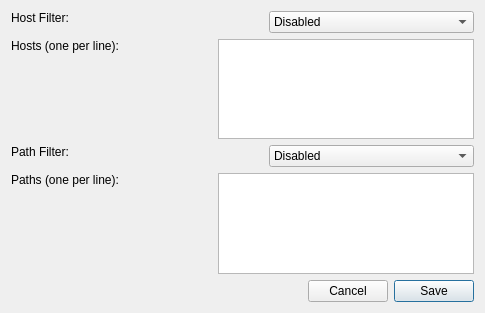
<?xml version="1.0" encoding="UTF-8"?>
<ui version="4.0">
 <class>DisplayFilters</class>
 <widget class="QDialog" name="DisplayFilters">
  <property name="geometry">
   <rect>
    <x>0</x>
    <y>0</y>
    <width>485</width>
    <height>313</height>
   </rect>
  </property>
  <property name="windowTitle">
   <string>Edit Display Filters</string>
  </property>
  <layout class="QVBoxLayout" name="verticalLayout">
   <item>
    <layout class="QHBoxLayout" name="horizontalLayout">
     <item>
      <widget class="QLabel" name="label_3">
       <property name="text">
        <string>Host Filter:</string>
       </property>
       <property name="alignment">
        <set>Qt::AlignLeading|Qt::AlignLeft|Qt::AlignTop</set>
       </property>
      </widget>
     </item>
     <item>
      <spacer name="horizontalSpacer_5">
       <property name="orientation">
        <enum>Qt::Horizontal</enum>
       </property>
       <property name="sizeType">
        <enum>QSizePolicy::MinimumExpanding</enum>
       </property>
       <property name="sizeHint" stdset="0">
        <size>
         <width>40</width>
         <height>20</height>
        </size>
       </property>
      </spacer>
     </item>
     <item>
      <widget class="QComboBox" name="hostSettingDropdown">
       <property name="sizePolicy">
        <sizepolicy hsizetype="Fixed" vsizetype="Fixed">
         <horstretch>0</horstretch>
         <verstretch>0</verstretch>
        </sizepolicy>
       </property>
       <property name="minimumSize">
        <size>
         <width>205</width>
         <height>0</height>
        </size>
       </property>
       <item>
        <property name="text">
         <string>Disabled</string>
        </property>
       </item>
       <item>
        <property name="text">
         <string>Only include hosts:</string>
        </property>
       </item>
       <item>
        <property name="text">
         <string>Exclude hosts:</string>
        </property>
       </item>
      </widget>
     </item>
    </layout>
   </item>
   <item>
    <layout class="QHBoxLayout" name="horizontalLayout_2">
     <item>
      <widget class="QLabel" name="label">
       <property name="text">
        <string>Hosts (one per line):</string>
       </property>
       <property name="alignment">
        <set>Qt::AlignLeading|Qt::AlignLeft|Qt::AlignTop</set>
       </property>
      </widget>
     </item>
     <item>
      <spacer name="horizontalSpacer_3">
       <property name="orientation">
        <enum>Qt::Horizontal</enum>
       </property>
       <property name="sizeHint" stdset="0">
        <size>
         <width>40</width>
         <height>20</height>
        </size>
       </property>
      </spacer>
     </item>
     <item>
      <widget class="QPlainTextEdit" name="hostsText"/>
     </item>
    </layout>
   </item>
   <item>
    <spacer name="verticalSpacer">
     <property name="orientation">
      <enum>Qt::Vertical</enum>
     </property>
     <property name="sizeHint" stdset="0">
      <size>
       <width>20</width>
       <height>1</height>
      </size>
     </property>
    </spacer>
   </item>
   <item>
    <layout class="QHBoxLayout" name="horizontalLayout_3">
     <item>
      <widget class="QLabel" name="label_4">
       <property name="text">
        <string>Path Filter:</string>
       </property>
       <property name="alignment">
        <set>Qt::AlignLeading|Qt::AlignLeft|Qt::AlignTop</set>
       </property>
      </widget>
     </item>
     <item>
      <spacer name="horizontalSpacer_4">
       <property name="orientation">
        <enum>Qt::Horizontal</enum>
       </property>
       <property name="sizeHint" stdset="0">
        <size>
         <width>40</width>
         <height>20</height>
        </size>
       </property>
      </spacer>
     </item>
     <item>
      <widget class="QComboBox" name="pathSettingDropdown">
       <property name="sizePolicy">
        <sizepolicy hsizetype="Fixed" vsizetype="Fixed">
         <horstretch>0</horstretch>
         <verstretch>0</verstretch>
        </sizepolicy>
       </property>
       <property name="minimumSize">
        <size>
         <width>205</width>
         <height>0</height>
        </size>
       </property>
       <item>
        <property name="text">
         <string>Disabled</string>
        </property>
       </item>
       <item>
        <property name="text">
         <string>Only include paths containing:</string>
        </property>
       </item>
       <item>
        <property name="text">
         <string>Exclude paths containing:</string>
        </property>
       </item>
      </widget>
     </item>
    </layout>
   </item>
   <item>
    <layout class="QHBoxLayout" name="horizontalLayout_4">
     <item>
      <widget class="QLabel" name="label_2">
       <property name="text">
        <string>Paths (one per line):</string>
       </property>
       <property name="alignment">
        <set>Qt::AlignLeading|Qt::AlignLeft|Qt::AlignTop</set>
       </property>
      </widget>
     </item>
     <item>
      <spacer name="horizontalSpacer_2">
       <property name="orientation">
        <enum>Qt::Horizontal</enum>
       </property>
       <property name="sizeHint" stdset="0">
        <size>
         <width>40</width>
         <height>20</height>
        </size>
       </property>
      </spacer>
     </item>
     <item>
      <widget class="QPlainTextEdit" name="pathsText">
       <property name="sizePolicy">
        <sizepolicy hsizetype="Expanding" vsizetype="Preferred">
         <horstretch>0</horstretch>
         <verstretch>0</verstretch>
        </sizepolicy>
       </property>
      </widget>
     </item>
    </layout>
   </item>
   <item>
    <spacer name="verticalSpacer_2">
     <property name="orientation">
      <enum>Qt::Vertical</enum>
     </property>
     <property name="sizeHint" stdset="0">
      <size>
       <width>20</width>
       <height>1</height>
      </size>
     </property>
    </spacer>
   </item>
   <item>
    <layout class="QHBoxLayout" name="horizontalLayout_5">
     <item>
      <spacer name="horizontalSpacer">
       <property name="orientation">
        <enum>Qt::Horizontal</enum>
       </property>
       <property name="sizeHint" stdset="0">
        <size>
         <width>40</width>
         <height>20</height>
        </size>
       </property>
      </spacer>
     </item>
     <item>
      <widget class="QPushButton" name="cancelButton">
       <property name="text">
        <string>Cancel</string>
       </property>
       <property name="autoDefault">
        <bool>false</bool>
       </property>
      </widget>
     </item>
     <item>
      <widget class="QPushButton" name="saveButton">
       <property name="text">
        <string>Save</string>
       </property>
      </widget>
     </item>
    </layout>
   </item>
  </layout>
 </widget>
 <resources/>
 <connections/>
</ui>
